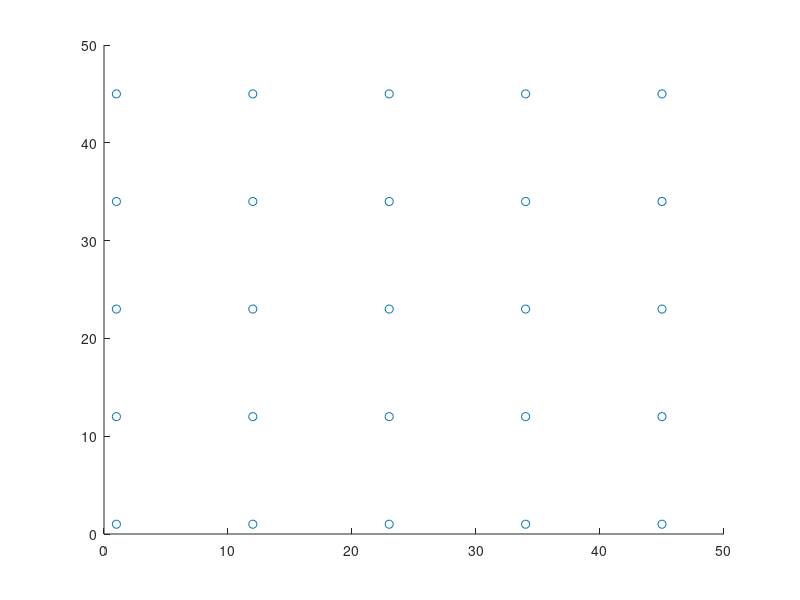

This figure's MATLAB source: (Note: this script raises an error after producing the figure.)
%first attempt at combining agents and landscape for a simple run and
%tumble model. 


%Set variable model parameters
%initialize variables for move_and_feed_1
feed_time = 1; %relative to total movement time (of 1)
boundary = 8;
feed_amount = 5;
init_fullness = 10;

vary_angle_or_dist = 0; %set tumble strategy: 0: dist, 1: dist
max_turn_angle = pi;
min_tumb = 0.5;
max_tumb = 2;
run_tumb_ratio = 4;
min_run = min_tumb * run_tumb_ratio;
max_run = max_tumb * run_tumb_ratio;

%parameters for decision-making
stay_grass = 30;
stay_nutrition = 4;
run_nutrition = 6;

xdim = 50; %dimensions of landscape
ydim = 50;
steps = 1000; %set max time steps
num_animals = 10; %set number of animals to walk the Earth



%%STEP 1: initialize landscape using initialize_landscape_1.m
%function landscape = initialize_landscape_1(x_dim, y_dim, fertilizer_xy)
%fertilizer_xy = [1,1;2,2;6,5;39,31;49,43;29,39;10,10]; %made up for now.

[X,Y] = meshgrid(linspace(1,45,5),linspace(1,45,5));
fertilizer_xy = round([X(:), Y(:)]);
scatter(X(:),Y(:))
landscape = initialize_landscape_1(xdim, ydim, fertilizer_xy);


%STEP2: agents move through landscape.


%Record trajectory of all animals. First two columns are first animal,
%third and fourth columns are second animal, etc.
trajectories = zeros(steps+1, 2*num_animals);



for animal = 1:num_animals
    %%movement loop
    animal_x = 2*animal - 1;%These are for indexing trajectories array
    animal_y = animal_x + 1;
    trajectories(1, animal_x : animal_y) = [0.5*xdim,0.5*ydim]; %start at center XY
    curr_location = zeros(1,2);
    %initialize. Goes to 1 when animal leaves boundary on landscape.
    leave = 0;
    
    for t=1:steps
        
        curr_location = trajectories(t, animal_x : animal_y);
        x1 = curr_location(1);
        y1 = curr_location(2);
        [grass_quantity, nutrition] = current_location(landscape,x1, y1);

        if  grass_quantity > stay_grass && nutrition > stay_nutrition
            %disp('stay')
            x2 = curr_location(1);
            y2 = curr_location(2);
             
        else
           % disp('move')
            turning_angle =  unifrnd(-max_turn_angle, max_turn_angle); %uniform dist within bounds
            
            if nutrition < run_nutrition %move farther if nutrition is low
                d = unifrnd(min_run, max_run); %uniform dist of step size
            else  %stay closer if nutrition is high
                d = unifrnd(min_tumb, max_tumb);
            end 
            
            curr_location(1) = curr_location(1)+d*sin(turning_angle);
            curr_location(2) = curr_location(2)+d*cos(turning_angle); %agent moves 
            x2 = (curr_location(1));
            y2 = (curr_location(2));
            
        end 
        
        %Update landscape and trajectories array
        [landscape, grass_consumed, nutrition, leave] = move_and_feed_1(landscape,...
                x1, y1, x2, y2, boundary, feed_amount, feed_time);
        if leave == 1
            for remaining_steps = t+1 : steps+1
                trajectories(remaining_steps, animal_x : animal_y) = NaN;
            end
            break
            %ends "t" loop. returns to "animal" loop.
        end
        trajectories(t+1, animal_x : animal_y) = curr_location; %update location
    end

end

 %visualization of path
        
plot(trajectories(:,1), trajectories(:,2));


%quantity
surf(landscape(:,:,1));
hold on 
zz =transpose(linspace(100,100,length(trajectories(:,2))));
for animal = 1:num_animals
    xx = animal;
    yy = animal + 1;
    plot3(trajectories(:,xx,1), trajectories(:,yy,1),zz)
end 
hold off
%nutrition
surf(landscape(:,:,2));
hold on
zz =transpose(linspace(100,100,length(trajectories(:,2))));
for animal = 1:num_animals
    xx = animal;
    yy = animal + 1;
    plot3(trajectories(:,xx,1), trajectories(:,yy,1),zz)
end 
hold off
%dung 
%surf(landscape(:, :, 3));
